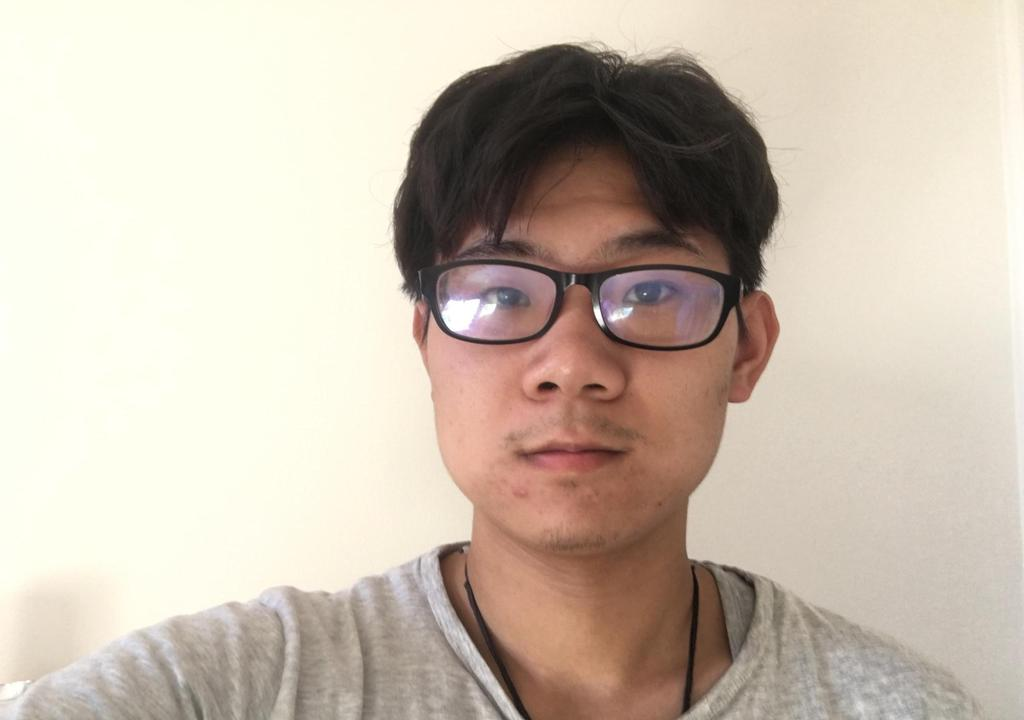
%> input picture ENGN4528_codes/ENGN4528_CLAB2/face_02_u6600985.jpg, 1024 x 720 px
$ octave Clab2_1_Harris_Corner.m   (GNU Octave 9; MATLAB toolbox functions it lacks are replaced by stand-ins)
%> lines starting %> are read from the running program, lines starting %| are printed output that depends on the picture
close all;
clear all;
im = imread(input('input the image name:'));
%> the answer given: 'face_02_u6600985.jpg'
%> im is the input picture: size 720x1024x3 uint8; mean R, G, B 202.6, 189.8, 175.6
bw = rgb2gray(im);  % convert to grey scale image
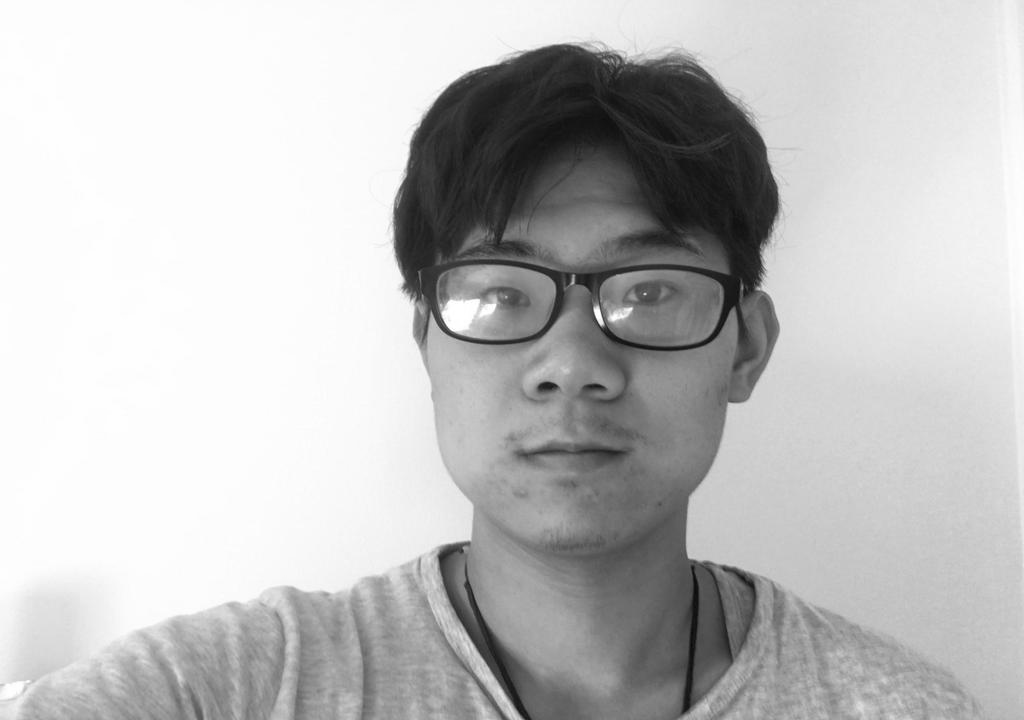
%> bw: size 720x1024 uint8; min 8, max 255, mean 192

% Harris Corner detection
sigma = 2; thresh = 2999999; sze = 11; disp = 0;

% derivative masks
dy = [-1 0 1; -1 0 1; -1 0 1]; % derivative mask in y direction
dx = dy'; % derivative mask in x direction

% image derivatives
Ix = conv2(double(bw), dx, 'same'); % find derivative of x direction using convlution
Iy = conv2(double(bw), dy, 'same'); % find derivative of y direction using convolution
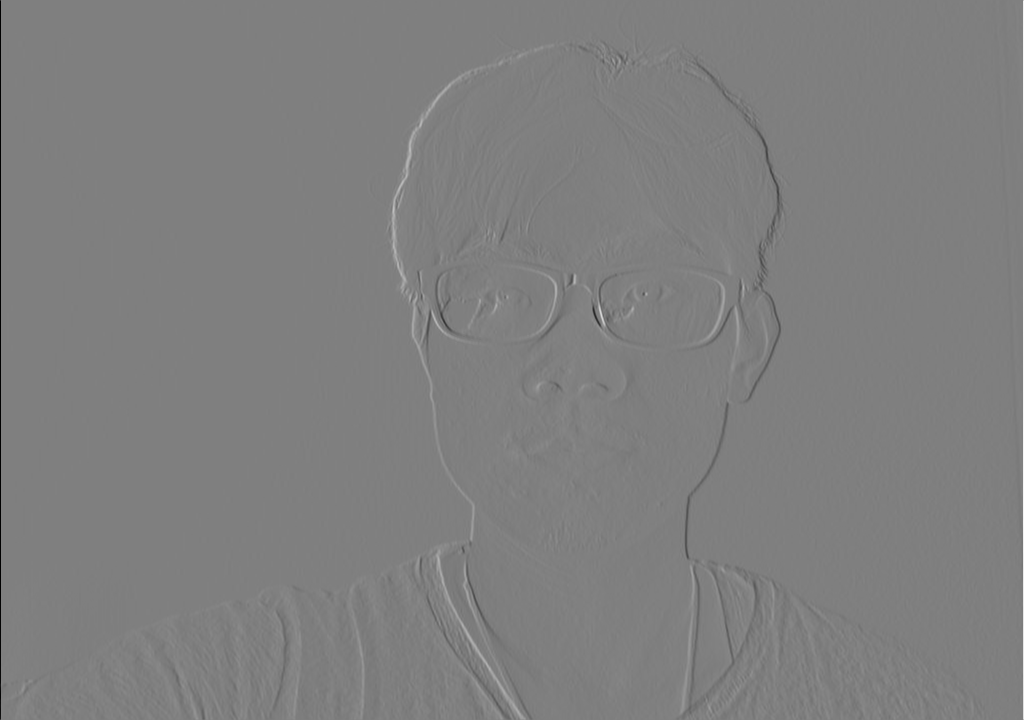
%> Iy: size 720x1024 double; min -762, max 762, mean 0.1; drawn with min black and max white

% Calculating the gradiant of the image Ix and Iy
g = fspecial('gaussian', max(1,fix(6^sigma)), sigma); % construct Gaussian filter
Ix2 = conv2(Ix.^2, g, 'same'); %smooth image drivatives with Gaussian filter
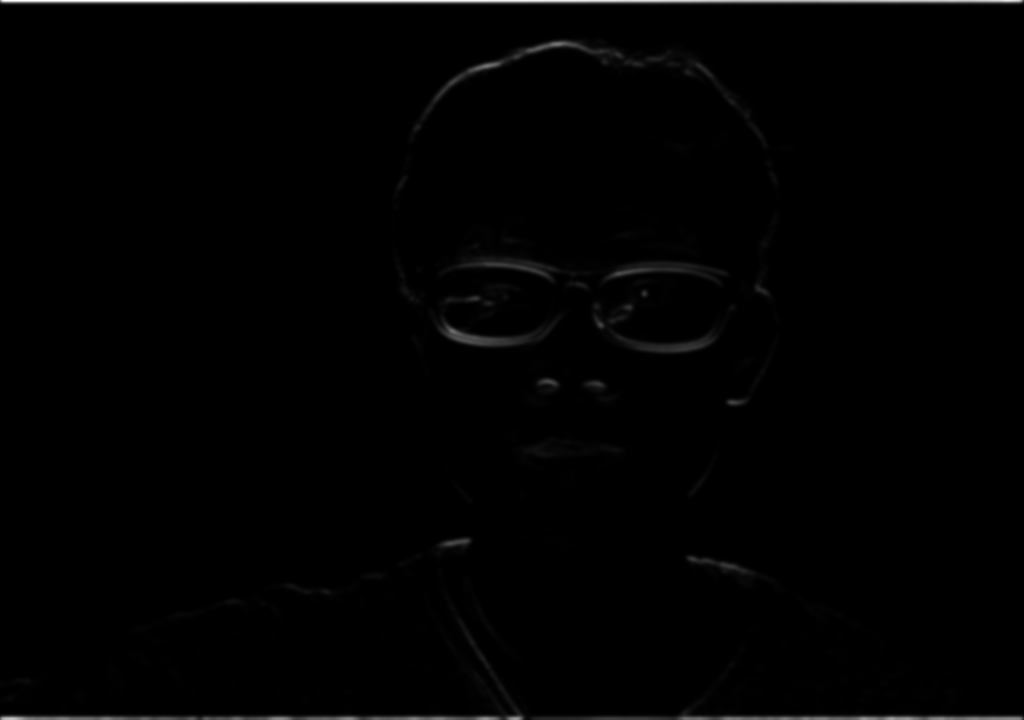
%> Ix2: size 720x1024 double; min 0, max 111376.1, mean 936.6; drawn with min black and max white
Iy2 = conv2(Iy.^2, g, 'same');
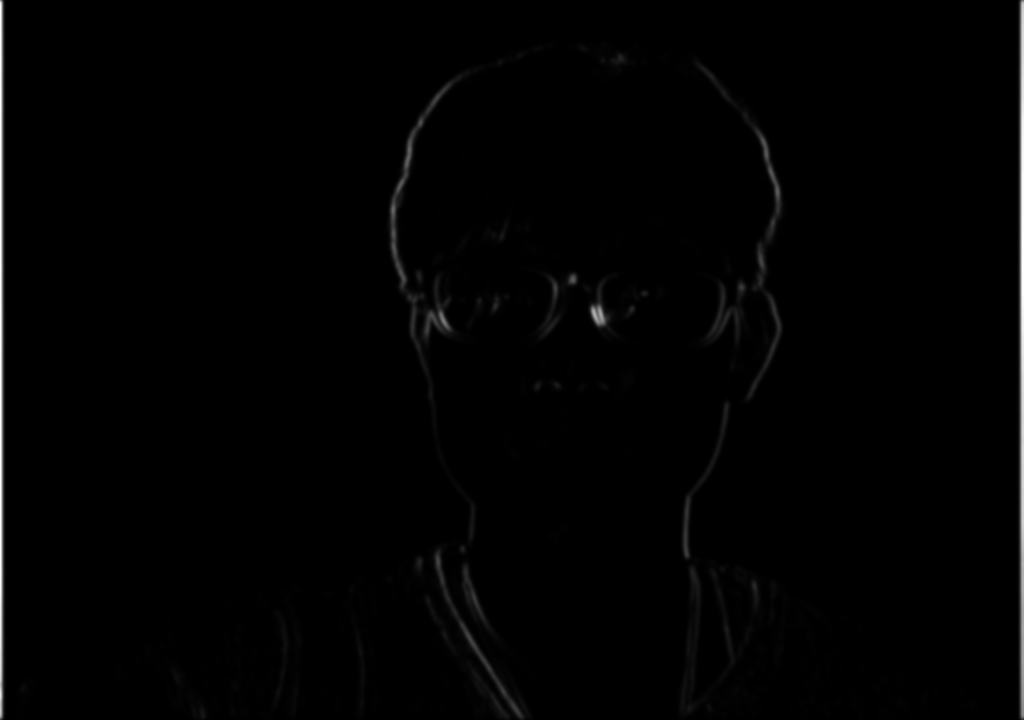
%> Iy2: size 720x1024 double; min 0, max 112258.3, mean 1047.8; drawn with min black and max white
Ixy = conv2(Ix.*Iy, g, 'same');

% Compute the cornerness
k = 0.04; % range of k: 0.01~0.1
cornerness = (Ix2.*Iy2 - Ixy.^2) - k*(Ix2 + Iy2).^2; % R = lambda1*lambda2-k*(lambda1+lambda2)^2
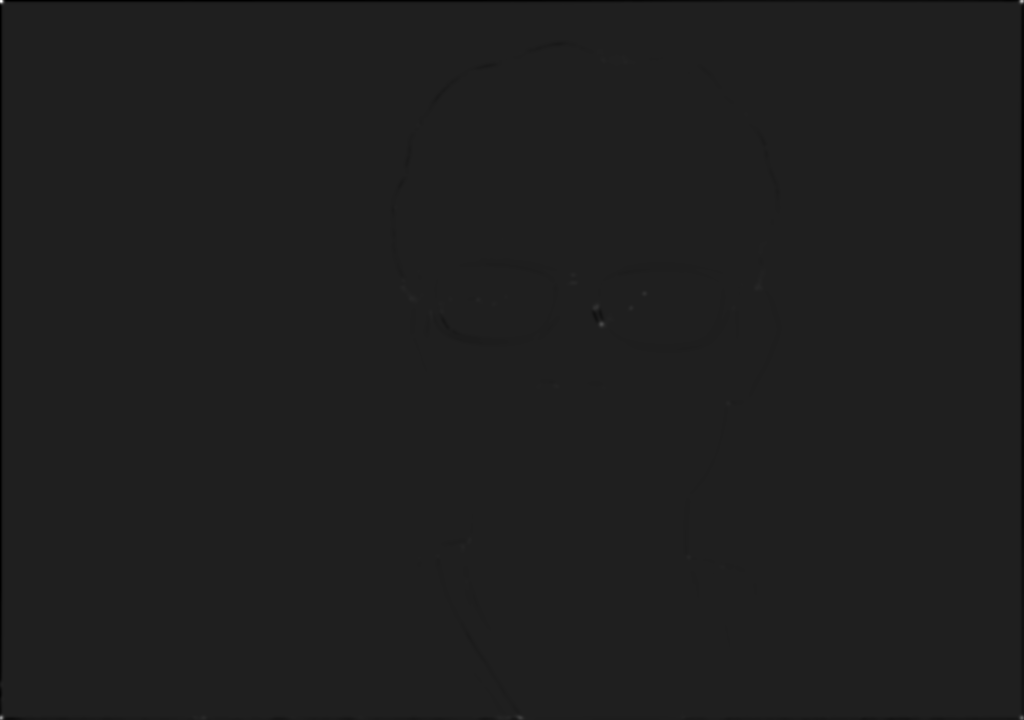
%> cornerness: size 720x1024 double; min -504076782.8, max 3.62e+09, mean -3138251.9; drawn with min black and max white
% the equation above gets a similar enough result with the eigen value one,
% it is implemented here to save computation time

% Non-maximum suppression and threshold
mx = ordfilt2(double(cornerness), sze^2, ones(sze));       % Grey-scale dilation
% function ordfilt2:
%        replaces each element in cornerness by the last element of
%        its 11*11 sorted neighbour (ranking from smallest to largest),
%        which would be 1 as long as there is one pixel in its
%        neighbour is 1. The dilation effect is thus achieved.
cornerness = (double(cornerness) == mx) & (double(cornerness) > thresh);  % Find local maxima
%> cornerness: size 720x1024 logical; 0.01% white in thin lines or dots

% self-implemented function plot
[rws, cols] = find(cornerness); % extract the row and column number from cornerness
%> rws = 99 values from 2 to 718; cols = 99 values from 2 to 1022
subplot(1,2,1),imshow(im);
hold on;
p = [cols, rws];
%> p = 99 rows, first 12: [2 2; 2 718; 3 685; 4 699; 22 715; 29 681; 196 718; 204 718; 234 716; 242 716; 263 716; 271 716]
plot(p(:,1),p(:,2), 'or'); % plot the corner points on the image
title('\bf Self-implemented Harris Corners Function')

% built-in function plot
coor = corner(bw,'Harris');
%> coor = 120 rows, first 12: [646 295; 602 326; 595 309; 632 309; 598 307; 574 276; 574 284; 412 299; 758 289; 729 404; 480 301; 762 281]
subplot(1,2,2),imshow(im);
hold on;
plot(coor(:,1),coor(:,2), 'or');
title('\bf Built-in Harris Corners Function')
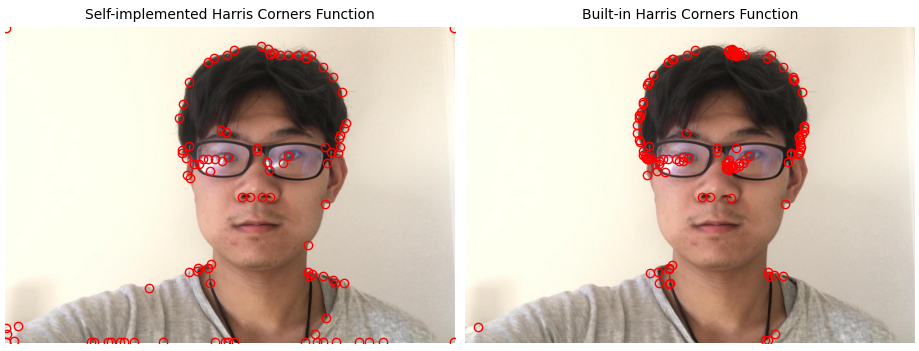
%> figure redrawn from the program's plot data, 2 panels
